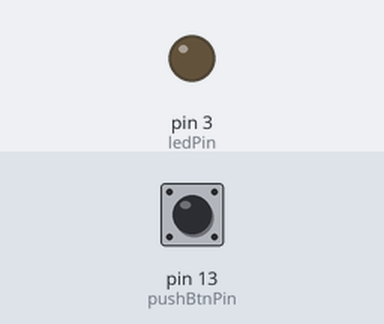
A sketch run on a simulated Arduino Uno, built with avr-gcc and run on an emulated ATmega328P. Shown: output pins drawn as LEDs (lit = HIGH). The test bench sets the inputs (shaded band); at power-on: pin 13 (pushBtnPin) LOW.

Above: at 1.2 s.
1.3 s: pin 13 (pushBtnPin) pulled HIGH for 0.15 s
At 1.37 s:
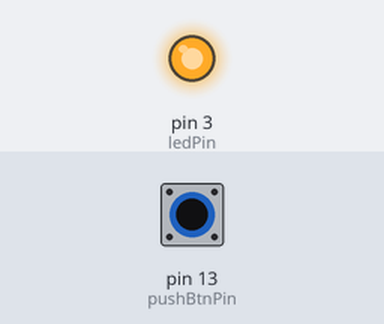
2.9 s: pin 13 (pushBtnPin) pulled HIGH for 3.2 s
At 7.1 s:
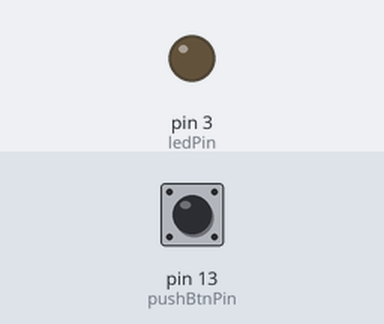
Timing chart, 0 to 8.6 s (numbered marks = the images above; inputs shaded):
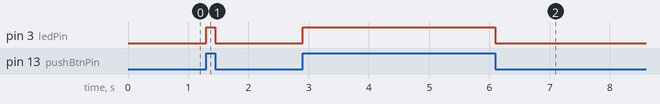

The sketch:

PushButton_LED.ino
```cpp
int ledPin = 3;
int pushBtnPin = 13;

void setup() {

  pinMode(ledPin, OUTPUT);
  pinMode(pushBtnPin, INPUT);

}

void loop() {
  /*

    WHEN PUSH BTN IS PRESSED THE INPUT BECOMES HIGH --> 1
    WHEN PUSH BTN IS UN-PRESSED THE INPUT BECOMES HIGH --> 0

  */
// IT WILL STORE THE CURRENT STAGE OF THE BTN (PUSHED/UN-PUSHED)
  int currBtnStage = digitalRead(pushBtnPin);

// LED WILL GLOW ACCORDINGLY
  digitalWrite(ledPin, currBtnStage);

}
```

Measured:
- after the input at 1.3 s, pin 3 (ledPin): LOW → HIGH at once, → LOW 0.15 s later
- after the input at 2.9 s, pin 3 (ledPin): LOW → HIGH at once, → LOW 3.2 s later
